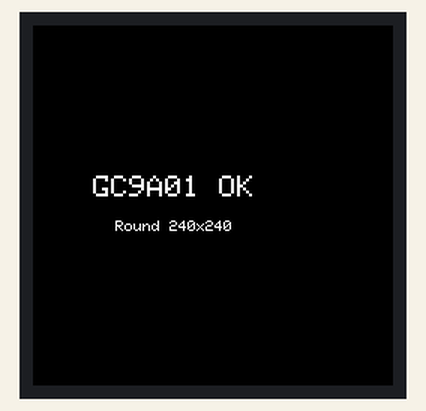
Simulated run of this sketch. Board: ESP32-S3. On the bench: 240×240 colour display. Random numbers use the default seed unless the sketch sets one; what the sketch prints to the serial monitor is not drawn.

Above: at 1.6 s.
At 2.93 s:
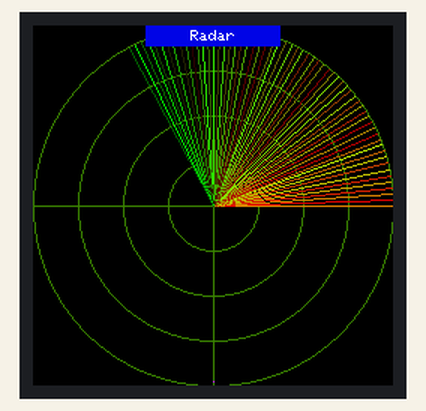
At 8.81 s:
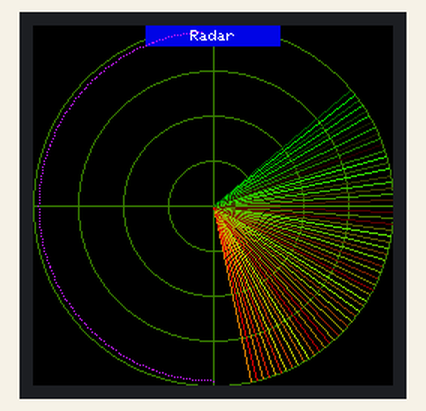
At 14.82 s:
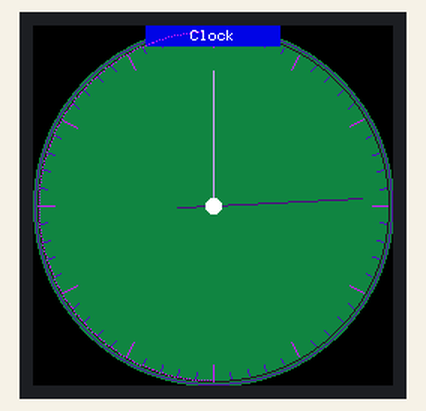
At 21.43 s:
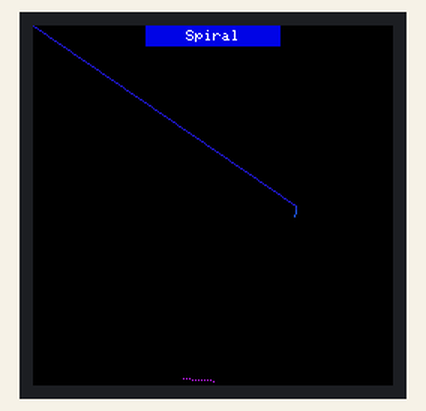
At 39.76 s:
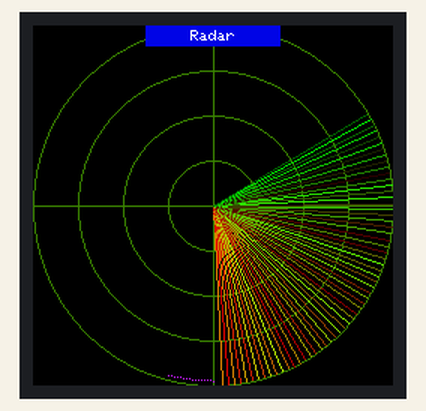

Measured:
- what the display in image 0 shows lasts 1.2 s, from 1.6 s to 2.8 s
- what the display in image 3 shows lasts 0.4 s, from 14.6 s to 15.0 s

The sketch:

GC9A01_240x240_Demo.ino
```cpp
/**
 * ESP32-S3 + Round TFT SPI Display Demo
 * Driver  : GC9A01   (240x240, circular display)
 * Library : LovyanGFX (latest)
 *
 * Pin Assignments
 *  MOSI  GPIO11
 *  SCK   GPIO12
 *  MISO  GPIO13  (connected but unused)
 *  CS    GPIO10
 *  DC    GPIO41
 *  RESET GPIO42
 *  BL    tie to 3.3V
 */

#define LGFX_USE_V1
#include <LovyanGFX.hpp>

// ===== LovyanGFX configuration =====
class LGFX : public lgfx::LGFX_Device {
  lgfx::Panel_GC9A01 _panel_instance;
  lgfx::Bus_SPI      _bus_instance;

public:
  LGFX() {
    // --- SPI bus ---
    {
      auto cfg = _bus_instance.config();
      cfg.spi_host    = SPI2_HOST;
      cfg.spi_mode    = 0;
      cfg.freq_write  = 40000000;
      cfg.freq_read   = 16000000;
      cfg.spi_3wire   = false;
      cfg.use_lock    = true;
      cfg.dma_channel = SPI_DMA_CH_AUTO;
      cfg.pin_sclk    = 12;
      cfg.pin_mosi    = 11;
      cfg.pin_miso    = 13;
      cfg.pin_dc      = 41;
      _bus_instance.config(cfg);
      _panel_instance.setBus(&_bus_instance);
    }

    // --- Panel ---
    {
      auto cfg = _panel_instance.config();
      cfg.pin_cs           = 10;
      cfg.pin_rst          = 42;
      cfg.pin_busy         = -1;
      cfg.panel_width      = 240;
      cfg.panel_height     = 240;
      cfg.offset_x         = 0;
      cfg.offset_y         = 0;
      cfg.offset_rotation  = 0;
      cfg.dummy_read_pixel = 8;
      cfg.dummy_read_bits  = 1;
      cfg.readable         = false;
      cfg.invert           = true;   // GC9A01 needs invert
      cfg.rgb_order        = false;
      cfg.dlen_16bit       = false;
      cfg.bus_shared       = false;
      _panel_instance.config(cfg);
    }

    setPanel(&_panel_instance);
  }
};

static LGFX        tft;
static LGFX_Sprite canvas(&tft);

// circle constants
static const int CX = 120;   // center X
static const int CY = 120;   // center Y
static const int CR = 120;   // circle radius (full screen)

// ===== Demo management =====
static const int      DEMO_COUNT    = 6;
static int            demoIndex     = 0;
static uint32_t       demoTimer     = 0;
static const uint32_t DEMO_DURATION = 6000;

static inline float frand(float lo, float hi) {
  return lo + (float)random(0, 10000) / 10000.0f * (hi - lo);
}

// check if point is inside the circular screen
static inline bool inCircle(int x, int y) {
  int dx = x - CX, dy = y - CY;
  return dx*dx + dy*dy <= CR*CR;
}

// ===== Demo 0 : Radar Sweep =====
static float radarAngle = 0;
static const int TRAIL_STEPS = 60;

void demoRadar() {
  canvas.fillScreen(TFT_BLACK);

  // grid circles
  for (int r = 30; r <= 120; r += 30)
    canvas.drawCircle(CX, CY, r, (uint16_t)canvas.color888(0, 60, 0));

  // crosshair
  canvas.drawFastHLine(0,  CY, 240, (uint16_t)canvas.color888(0, 60, 0));
  canvas.drawFastVLine(CX,  0, 240, (uint16_t)canvas.color888(0, 60, 0));

  // fading sweep trail
  for (int i = 0; i < TRAIL_STEPS; i++) {
    float a      = radarAngle - i * (M_PI / 180.0f) * 2.0f;
    float bright = (float)(TRAIL_STEPS - i) / TRAIL_STEPS;
    uint16_t col = (uint16_t)canvas.color888(0, (uint8_t)(bright * 220), 0);
    int x2 = CX + (int)(CR * cosf(a));
    int y2 = CY + (int)(CR * sinf(a));
    canvas.drawLine(CX, CY, x2, y2, col);
  }

  // random blips
  static int blipX[6] = {80,150,60,170,100,140};
  static int blipY[6] = {70,100,150,160,180,50};
  for (int i = 0; i < 6; i++) {
    float dist  = sqrtf((blipX[i]-CX)*(blipX[i]-CX) + (blipY[i]-CY)*(blipY[i]-CY));
    float blipA = atan2f(blipY[i]-CY, blipX[i]-CX);
    float diff  = fmodf(radarAngle - blipA + 4*M_PI, 2*M_PI);
    if (diff < 0.4f) {
      uint8_t bright = (uint8_t)((1.0f - diff / 0.4f) * 255);
      canvas.fillCircle(blipX[i], blipY[i], 4, (uint16_t)canvas.color888(0, bright, 0));
    }
  }

  radarAngle += 0.04f;
  if (radarAngle > 2 * M_PI) radarAngle -= 2 * M_PI;
}

// ===== Demo 1 : Analog Clock =====
void demoAnalogClock() {
  static uint32_t clockMs = 0;
  static float    sec = 0, min = 0, hr = 0;

  canvas.fillScreen(TFT_BLACK);

  // outer bezel
  canvas.fillCircle(CX, CY, CR, (uint16_t)canvas.color888(20, 20, 40));
  canvas.drawCircle(CX, CY, CR-1, (uint16_t)canvas.color888(80, 80, 180));
  canvas.drawCircle(CX, CY, CR-3, (uint16_t)canvas.color888(40, 40, 100));

  // hour tick marks
  for (int i = 0; i < 60; i++) {
    float a  = i * 2.0f * M_PI / 60.0f - M_PI / 2.0f;
    int   r1 = (i % 5 == 0) ? CR - 14 : CR - 8;
    int   w  = (i % 5 == 0) ? 2 : 1;
    uint16_t col = (i % 5 == 0)
      ? (uint16_t)canvas.color888(200, 200, 255)
      : (uint16_t)canvas.color888(80,  80,  120);
    canvas.drawLine(CX + (int)((r1)*cosf(a)), CY + (int)((r1)*sinf(a)),
                    CX + (int)((CR-4)*cosf(a)), CY + (int)((CR-4)*sinf(a)), col);
  }

  // advance time
  uint32_t now = millis();
  float dt = (now - clockMs) / 1000.0f;
  clockMs = now;
  sec += dt;
  if (sec >= 60) { sec -= 60; min += 1; }
  if (min >= 60) { min -= 60; hr  += 1; }
  if (hr  >= 12) hr  -= 12;

  // hour hand
  float ha = (hr + min/60.0f) / 12.0f * 2*M_PI - M_PI/2;
  canvas.drawLine(CX, CY,
                  CX + (int)(65 * cosf(ha)),
                  CY + (int)(65 * sinf(ha)),
                  (uint16_t)canvas.color888(255,255,255));
  canvas.drawLine(CX, CY,
                  CX + (int)(64 * cosf(ha)),
                  CY + (int)(64 * sinf(ha)),
                  (uint16_t)canvas.color888(255,255,255));

  // minute hand
  float ma = min / 60.0f * 2*M_PI - M_PI/2;
  canvas.drawLine(CX, CY,
                  CX + (int)(90 * cosf(ma)),
                  CY + (int)(90 * sinf(ma)),
                  (uint16_t)canvas.color888(180, 220, 255));

  // second hand
  float sa = sec / 60.0f * 2*M_PI - M_PI/2;
  canvas.drawLine(CX, CY,
                  CX + (int)(100 * cosf(sa)),
                  CY + (int)(100 * sinf(sa)),
                  (uint16_t)canvas.color888(255, 80, 80));
  canvas.drawLine(CX, CY,
                  CX - (int)(25 * cosf(sa)),
                  CY - (int)(25 * sinf(sa)),
                  (uint16_t)canvas.color888(255, 80, 80));

  // center cap
  canvas.fillCircle(CX, CY, 5, TFT_WHITE);
}

// ===== Demo 2 : Bouncing Balls (clipped to circle) =====
struct Ball { float x, y, vx, vy, r; uint16_t color; };
static const int BALL_COUNT = 10;
static Ball balls[BALL_COUNT];

void initBalls() {
  for (int i = 0; i < BALL_COUNT; i++) {
    balls[i].r     = frand(8, 18);
    balls[i].x     = CX + frand(-50, 50);
    balls[i].y     = CY + frand(-50, 50);
    balls[i].vx    = frand(1.5f, 3.5f) * (random(2) ? 1 : -1);
    balls[i].vy    = frand(1.5f, 3.5f) * (random(2) ? 1 : -1);
    balls[i].color = (uint16_t)canvas.color888(random(80,255), random(80,255), random(80,255));
  }
}

void demoBalls() {
  canvas.fillScreen(TFT_BLACK);
  canvas.drawCircle(CX, CY, CR-1, (uint16_t)canvas.color888(40, 40, 80));

  for (int i = 0; i < BALL_COUNT; i++) {
    Ball &b = balls[i];
    b.x += b.vx; b.y += b.vy;
    // circular boundary bounce
    float dx = b.x - CX, dy = b.y - CY;
    float dist = sqrtf(dx*dx + dy*dy);
    if (dist + b.r > CR - 2) {
      float nx = dx / dist, ny = dy / dist;
      float dot = b.vx*nx + b.vy*ny;
      b.vx -= 2*dot*nx; b.vy -= 2*dot*ny;
      b.x = CX + nx * (CR - 2 - b.r);
      b.y = CY + ny * (CR - 2 - b.r);
    }
    canvas.fillCircle((int)b.x, (int)b.y, (int)b.r, b.color);
    canvas.fillCircle((int)b.x - (int)(b.r*0.3f),
                      (int)b.y - (int)(b.r*0.3f),
                      max(2,(int)(b.r*0.25f)), TFT_WHITE);
  }
}

// ===== Demo 3 : Spiral =====
static float spiralAngle = 0;
static const int SPIRAL_TRAIL = 400;
static int16_t spiralX[SPIRAL_TRAIL], spiralY[SPIRAL_TRAIL];
static int spiralHead = 0;

void initSpiral() {
  memset(spiralX, 0, sizeof(spiralX));
  memset(spiralY, 0, sizeof(spiralY));
  spiralHead = 0;
  spiralAngle = 0;
}

void demoSpiral() {
  canvas.fillScreen(TFT_BLACK);

  float r = (sinf(spiralAngle * 0.07f) * 0.5f + 0.5f) * (CR - 10);
  spiralX[spiralHead] = CX + (int)(r * cosf(spiralAngle));
  spiralY[spiralHead] = CY + (int)(r * sinf(spiralAngle));
  spiralHead = (spiralHead + 1) % SPIRAL_TRAIL;

  for (int i = 0; i < SPIRAL_TRAIL - 1; i++) {
    int   a     = (spiralHead + i)     % SPIRAL_TRAIL;
    int   b     = (spiralHead + i + 1) % SPIRAL_TRAIL;
    float ratio = (float)i / SPIRAL_TRAIL;
    uint8_t r_  = (uint8_t)(sinf(ratio * M_PI + 0.0f) * 255);
    uint8_t g_  = (uint8_t)(sinf(ratio * M_PI + 2.1f) * 255);
    uint8_t b_  = (uint8_t)(sinf(ratio * M_PI + 4.2f) * 255);
    canvas.drawLine(spiralX[a], spiralY[a], spiralX[b], spiralY[b],
                    (uint16_t)canvas.color888(r_, g_, b_));
  }
  spiralAngle += 0.07f;
}

// ===== Demo 4 : Rotating Concentric Rings =====
static float ringAngle = 0;

void demoRings() {
  canvas.fillScreen(TFT_BLACK);

  for (int ring = 1; ring <= 7; ring++) {
    int     r    = ring * 16;
    float   offs = ringAngle * (ring % 2 == 0 ? 1 : -1) * (0.5f + ring*0.1f);
    uint8_t rv   = (uint8_t)(sinf(offs + 0.0f) * 127 + 128);
    uint8_t gv   = (uint8_t)(sinf(offs + 2.1f) * 127 + 128);
    uint8_t bv   = (uint8_t)(sinf(offs + 4.2f) * 127 + 128);
    uint16_t col = (uint16_t)canvas.color888(rv, gv, bv);

    // dotted ring
    int dots = ring * 8;
    for (int d = 0; d < dots; d++) {
      float a  = offs + d * 2.0f * M_PI / dots;
      int   px = CX + (int)(r * cosf(a));
      int   py = CY + (int)(r * sinf(a));
      canvas.fillCircle(px, py, 2, col);
    }
  }
  ringAngle += 0.03f;
}

// ===== Demo 5 : Starfield =====
struct Star { float x, y, z; };
static const int STAR_COUNT = 120;
static Star      stars[STAR_COUNT];

void initStars() {
  for (int i = 0; i < STAR_COUNT; i++) {
    stars[i].x = frand(-120, 120);
    stars[i].y = frand(-120, 120);
    stars[i].z = frand(1, 240);
  }
}

void demoStarfield() {
  canvas.fillScreen(TFT_BLACK);
  for (int i = 0; i < STAR_COUNT; i++) {
    Star &s = stars[i];
    s.z -= 3.0f;
    if (s.z <= 0) { s.x = frand(-120,120); s.y = frand(-120,120); s.z = 240; }
    float    sx     = s.x / s.z * 240 + CX;
    float    sy     = s.y / s.z * 240 + CY;
    float    size   = (1.0f - s.z / 240.0f) * 4.0f;
    uint8_t  bright = (uint8_t)((1.0f - s.z / 240.0f) * 255);
    uint16_t col    = (uint16_t)canvas.color888(bright, bright, bright);
    if (inCircle((int)sx, (int)sy)) {
      if (size < 1.5f) canvas.drawPixel((int)sx, (int)sy, col);
      else             canvas.fillCircle((int)sx, (int)sy, (int)size, col);
    }
  }
}

// ===== HUD (arc style) =====
const char* demoNames[] = {
  "Radar", "Clock", "Balls", "Spiral", "Rings", "Starfield"
};

void drawHUD() {
  // small label at top center
  canvas.fillRect(75, 0, 90, 14, (uint16_t)canvas.color888(0, 0, 60));
  canvas.setTextColor(TFT_WHITE);
  canvas.setTextSize(1);
  int tx = 120 - strlen(demoNames[demoIndex]) * 3;
  canvas.setCursor(tx, 3);
  canvas.print(demoNames[demoIndex]);

  // arc progress bar along bottom of circle
  uint32_t elapsed  = millis() - demoTimer;
  float    ratio    = (float)elapsed / DEMO_DURATION;
  int      arcSpan  = (int)(180.0f * ratio); // sweep 180 degrees along bottom
  for (int deg = 0; deg <= arcSpan; deg++) {
    float a  = (deg - 90) * M_PI / 180.0f + M_PI;  // bottom arc
    int   px = CX + (int)((CR-3) * cosf(a));
    int   py = CY + (int)((CR-3) * sinf(a));
    canvas.drawPixel(px, py, (uint16_t)canvas.color888(100, 200, 255));
  }
}

// ===== Setup =====
void setup() {
  Serial.begin(115200);
  Serial.println("ESP32-S3 GC9A01 240x240 Round Display Demo");

  tft.init();
  tft.setRotation(0);

  // Startup color test
  tft.fillScreen(TFT_RED);   delay(400);
  tft.fillScreen(TFT_GREEN); delay(400);
  tft.fillScreen(TFT_BLUE);  delay(400);
  tft.fillScreen(TFT_BLACK);
  tft.setTextColor(TFT_WHITE, TFT_BLACK);
  tft.setTextSize(2);
  tft.setCursor(40, 100);
  tft.print("GC9A01 OK");
  tft.setTextSize(1);
  tft.setCursor(55, 130);
  tft.print("Round 240x240");
  delay(1000);

  // Allocate sprite (double buffer)
  canvas.setColorDepth(16);
  canvas.createSprite(240, 240);
  canvas.setFont(&fonts::Font0);

  initBalls();
  initSpiral();
  initStars();

  demoTimer = millis();
  randomSeed(esp_random());
}

// ===== Main loop =====
void loop() {
  if (millis() - demoTimer >= DEMO_DURATION) {
    demoIndex = (demoIndex + 1) % DEMO_COUNT;
    demoTimer = millis();
    if (demoIndex == 2) initBalls();
    if (demoIndex == 3) initSpiral();
    if (demoIndex == 5) initStars();
  }

  switch (demoIndex) {
    case 0: demoRadar();      break;
    case 1: demoAnalogClock();break;
    case 2: demoBalls();      break;
    case 3: demoSpiral();     break;
    case 4: demoRings();      break;
    case 5: demoStarfield();  break;
  }

  drawHUD();
  canvas.pushSprite(0, 0);
}
```
